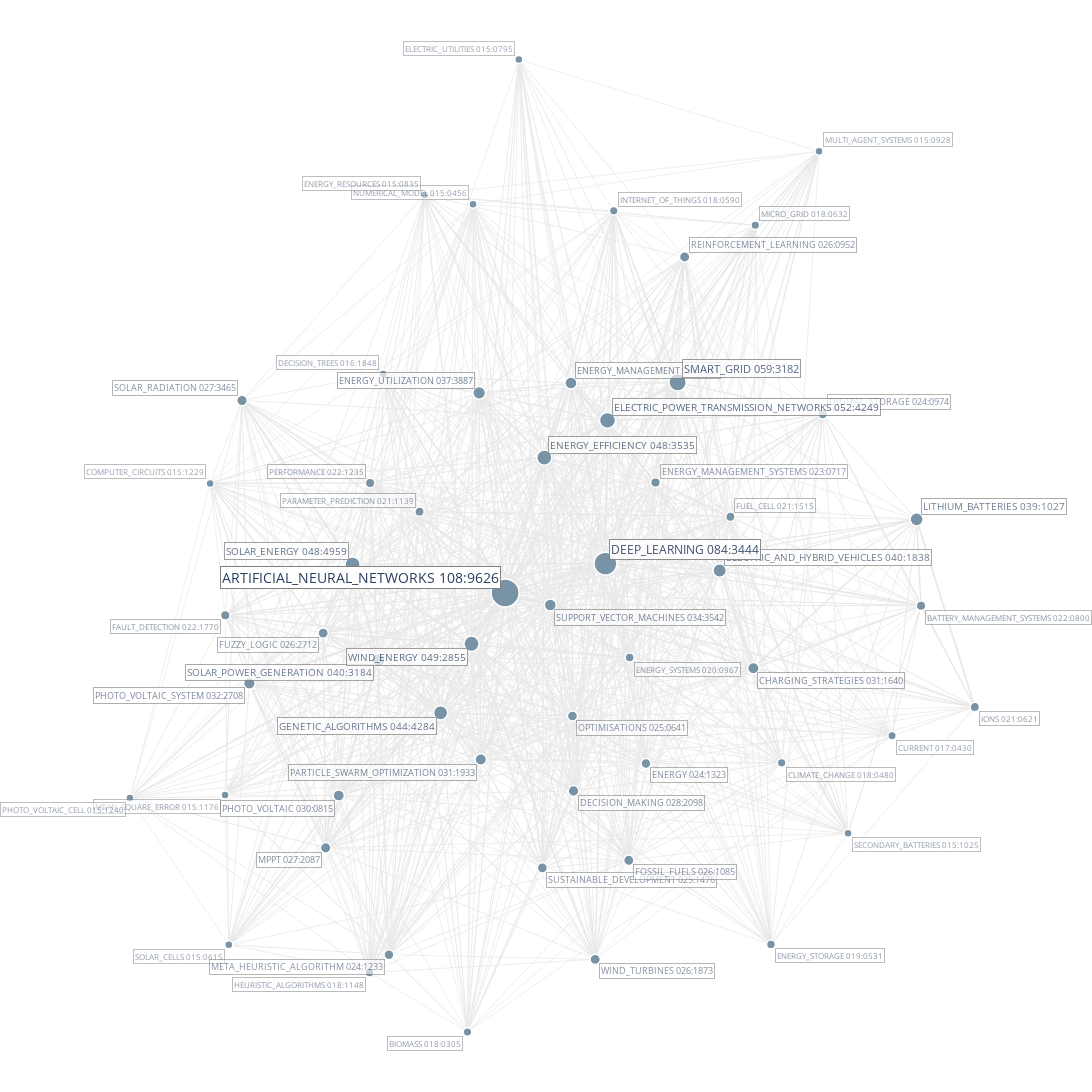

This figure's notebook cell:
### Code cell
matrix_viewer(
    #
    # FUNCTION PARAMS:
    columns='keywords',
    rows=None,
    #
    # COLUMN PARAMS:
    col_top_n=None,
    col_occ_range=(15, None),
    col_gc_range=(None, None),
    col_custom_items=None,
    #
    # ROW PARAMS:
    row_top_n=10,
    row_occ_range=(None, None),
    row_gc_range=(None, None),
    row_custom_items=None,
    #
    # LAYOUT:
    nx_k=None,
    nx_iterations=15,
    nx_random_state=0,
    #
    # NODES:
    node_size_min=8,
    node_size_max=20,
    textfont_size_min=8,
    textfont_size_max=14,
    textfont_opacity_min=0.25,
    textfont_opacity_max=1.00,
    #
    # EDGES
    edge_color="#E8E8E8",
    edge_width_min=0.7,
    edge_width_max=3.0,
    #
    # AXES:
    xaxes_range=None,
    yaxes_range=None,
    show_axes=False,
    #
    # DATABASE PARAMS:
    root_dir="./",
    database="main",
    year_filter=(None, None),
    cited_by_filter=(None, None),
).update_layout(width=1100, height=1100).show()
